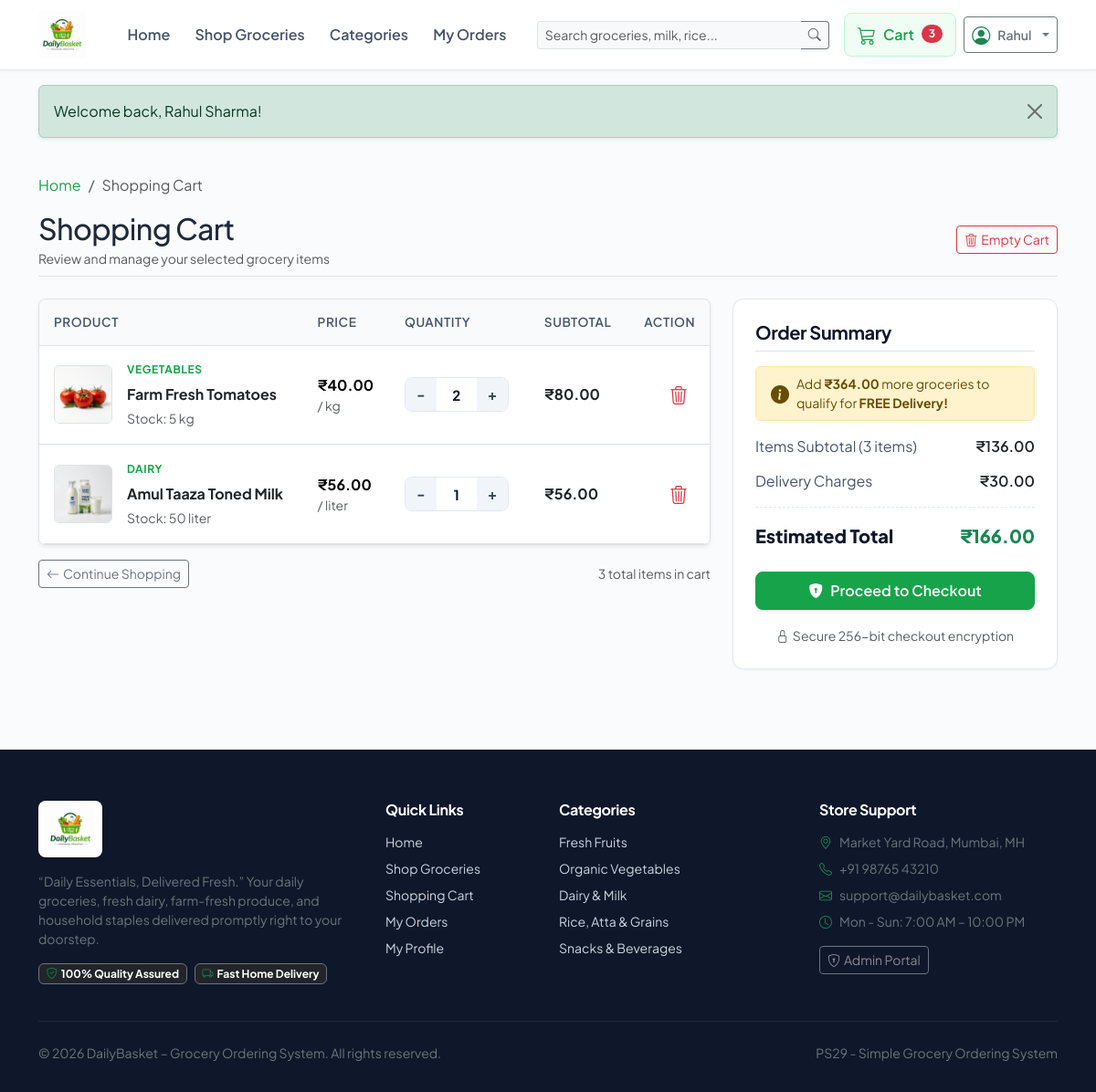
Screenshot of /cart.php (signed in) with the database file from the repository.
### tables this page shows
CREATE TABLE `cart` (
  `id` INT AUTO_INCREMENT PRIMARY KEY,
  `user_id` INT NOT NULL,
  `product_id` INT NOT NULL,
  `quantity` INT NOT NULL DEFAULT 1,
  `created_at` TIMESTAMP DEFAULT CURRENT_TIMESTAMP,
  `updated_at` TIMESTAMP DEFAULT CURRENT_TIMESTAMP ON UPDATE CURRENT_TIMESTAMP,
  UNIQUE KEY `unique_user_product` (`user_id`, `product_id`),
  FOREIGN KEY (`user_id`) REFERENCES `users` (`id`) ON DELETE CASCADE,
  FOREIGN KEY (`product_id`) REFERENCES `products` (`id`) ON DELETE CASCADE
);

CREATE TABLE `products` (
  `id` INT AUTO_INCREMENT PRIMARY KEY,
  `category_id` INT NOT NULL,
  `name` VARCHAR(150) NOT NULL,
  `description` TEXT NULL,
  `price` DECIMAL(10,2) NOT NULL,
  `stock` INT NOT NULL DEFAULT 0,
  `unit` VARCHAR(50) NOT NULL DEFAULT 'kg',
  `image` VARCHAR(255) NULL,
  `status` ENUM('active', 'inactive', 'out_of_stock') DEFAULT 'active',
  `created_at` TIMESTAMP DEFAULT CURRENT_TIMESTAMP,
  `updated_at` TIMESTAMP DEFAULT CURRENT_TIMESTAMP ON UPDATE CURRENT_TIMESTAMP,
  FOREIGN KEY (`category_id`) REFERENCES `categories` (`id`) ON DELETE CASCADE
);

CREATE TABLE `categories` (
  `id` INT AUTO_INCREMENT PRIMARY KEY,
  `name` VARCHAR(100) NOT NULL UNIQUE,
  `description` TEXT NULL,
  `image` VARCHAR(255) NULL,
  `created_at` TIMESTAMP DEFAULT CURRENT_TIMESTAMP
);

### includes/functions.php (called while the page is built, shortened)
<?php
function escape(?string $str): string {
    return htmlspecialchars($str ?? '', ENT_QUOTES, 'UTF-8');
}
function formatPrice(float|int|string $amount): string {
    return '₹' . number_format((float)$amount, 2);
}
function baseUrl(string $path = ''): string {
    $cleanPath = ltrim($path, '/');
    return '/freshcart/' . $cleanPath;
}
function getProductImageUrl(?string $image): string {
    $clean = ltrim($image, '/');
    $localFile = __DIR__ . '/../' . $clean;
    if (file_exists($localFile)) {
        return baseUrl($clean) . '?v=' . filemtime($localFile);
    }
    return baseUrl('assets/images/products/placeholder.jpg');
}
function isLoggedIn(): bool {
    return isset($_SESSION['user']);
}
function getCartItems(): array {
    $db = getDB();
    if (isLoggedIn()) {
        $userId = (int)$_SESSION['user']['id'];
        $stmt = $db->prepare("
            SELECT
                c.id AS cart_id,
                c.user_id,
                c.product_id,
                c.quantity,
                p.name AS product_name,
                p.price,
                p.stock,
                p.unit,
                p.image,
                p.status AS product_status,
                cat.name AS category_name,
                (c.quantity * p.price) AS subtotal
            FROM cart c
            JOIN products p ON c.product_id = p.id
            JOIN categories cat ON p.category_id = cat.id
            WHERE c.user_id = ?
            ORDER BY c.created_at DESC
        ");
        $stmt->execute([$userId]);
        return $stmt->fetchAll();
    }
}
function getCartSummary(): array {
    $items = getCartItems();
    $subtotal = 0.00;
    $totalQty = 0;
    foreach ($items as $item) {
        $subtotal += (float)$item['subtotal'];
        $totalQty += (int)$item['quantity'];
    }
    if ($subtotal === 0.00 || empty($items)) {
        $deliveryCharge = 0.00;
    } elseif ($subtotal >= FREE_DELIVERY_THRESHOLD) {
        $deliveryCharge = 0.00;
    } else {
        $deliveryCharge = FLAT_DELIVERY_CHARGE;
    }
    $finalTotal = $subtotal + $deliveryCharge;
    return [
        'subtotal'        => $subtotal,
        'delivery_charge' => $deliveryCharge,
        'final_total'     => $finalTotal,
        'total_qty'       => $totalQty,
        'item_count'      => count($items),
        'is_free_delivery'=> ($subtotal >= FREE_DELIVERY_THRESHOLD && $subtotal > 0),
        'amount_for_free' => max(0, FREE_DELIVERY_THRESHOLD - $subtotal),
    ];
}

### cart.php (the view, shortened to what this page needs)
<?php
require_once __DIR__ . '/includes/header.php';
$cartItems = getCartItems();
$summary   = getCartSummary();
?>
<div class="container py-4">
    <nav aria-label="breadcrumb">
        <ol class="breadcrumb small">
            <li class="breadcrumb-item"><a href="<?= baseUrl('index.php') ?>">Home</a></li>
            <li class="breadcrumb-item active" aria-current="page">Shopping Cart</li>
        </ol>
    </nav>
    <div class="d-flex justify-content-between align-items-center mb-4 pb-2 border-bottom">
        <div>
            <h1 class="h2 mb-1">Shopping Cart</h1>
            <p class="text-muted small mb-0">Review and manage your selected grocery items</p>
        </div>
        <?php if (!empty($cartItems)): ?>
            <form action="<?= baseUrl('cart-action.php') ?>" method="POST">
                <button type="submit" class="btn btn-sm btn-outline-danger" data-confirm="Are you sure you want to empty your entire cart?">
                    <i class="bi bi-trash3 me-1"></i>Empty Cart
                </button>
            </form>
        <?php endif; ?>
    </div>
    <?php if (empty($cartItems)): ?>
        <div class="fc-empty-state bg-white border rounded-3 shadow-sm my-4 py-5">
            <div class="rounded-circle bg-light p-4 d-inline-flex align-items-center justify-content-center mb-3" style="width: 120px; height: 120px;">
                <i class="bi bi-cart-x text-muted" style="font-size: 3.5rem;"></i>
            </div>
            <h3 class="fw-bold mb-2">Your cart is empty.</h3>
            <p class="text-muted max-w-500 mx-auto mb-4">
                Looks like you haven't added any fresh groceries to your basket yet. Explore our fresh fruits, vegetables, dairy, and pantry items today!
            </p>
            <a href="<?= baseUrl('shop.php') ?>" class="btn btn-primary btn-lg px-4 shadow-sm">
                <i class="bi bi-basket me-2"></i>Start Shopping
            </a>
        </div>
    <?php else: ?>
        <div class="row g-4">
            <div class="col-lg-8">
                <div class="card border rounded-3 shadow-sm bg-white overflow-hidden mb-3">
                    <div class="table-responsive">
                        <table class="table fc-cart-table align-middle mb-0">
                            <thead>
                                <tr>
                                    <th scope="col" style="min-width: 250px;">Product</th>
                                    <th scope="col">Price</th>
                                    <th scope="col" style="min-width: 150px;">Quantity</th>
                                    <th scope="col">Subtotal</th>
                                    <th scope="col" class="text-end">Action</th>
                                </tr>
                            </thead>
                            <tbody>
                                <?php foreach ($cartItems as $item): ?>
                                    <tr>
                                        <td>
                                            <div class="d-flex align-items-center gap-3">
                                                <img src="<?= getProductImageUrl($item['image']) ?>" alt="<?= escape($item['product_name']) ?>" class="rounded-2 border" style="width: 64px; height: 64px; object-fit: cover;">
                                                <div>
                                                    <span class="fc-category-tag d-block"><?= escape($item['category_name']) ?></span>
                                                    <a href="<?= baseUrl('product.php?id=' . $item['product_id']) ?>" class="fw-bold text-dark text-decoration-none">
                                                        <?= escape($item['product_name']) ?>
                                                    </a>
                                                    <div class="text-muted small mt-1">
                                                        Stock: <?= (int)$item['stock'] ?> <?= escape($item['unit']) ?>
                                                    </div>
                                                </div>
                                            </div>
                                        </td>
                                        <td>
                                            <span class="fw-bold"><?= formatPrice($item['price']) ?></span>
                                            <small class="text-muted d-block">/ <?= escape($item['unit']) ?></small>
                                        </td>
                                        <td>
                                            <form action="<?= baseUrl('cart-action.php') ?>" method="POST" class="d-flex align-items-center gap-1">
                                                <div class="fc-qty-group">
                                                    <button type="button" class="fc-qty-btn" data-action="dec">-</button>
                                                    <input type="number" name="quantity" class="fc-qty-input" value="<?= $item['quantity'] ?>" min="1" max="<?= $item['stock'] ?>" onchange="this.form.submit()">
                                                    <button type="button" class="fc-qty-btn" data-action="inc">+</button>
                                                </div>
                                            </form>
                                        </td>
                                        <td>
                                            <span class="fw-bolder text-dark fs-6"><?= formatPrice($item['subtotal']) ?></span>
                                        </td>
                                        <td class="text-end">
                                            <form action="<?= baseUrl('cart-action.php') ?>" method="POST" class="d-inline">
                                                <button type="submit" class="btn btn-sm btn-outline-danger border-0" title="Remove item" data-confirm="Remove <?= escape($item['product_name']) ?> from cart?">
                                                    <i class="bi bi-trash3 fs-5"></i>
                                                </button>
                                            </form>
                                        </td>
                                    </tr>
                                <?php endforeach; ?>
                            </tbody>
                        </table>
                    </div>
                </div>
                <div class="d-flex justify-content-between align-items-center">
                    <a href="<?= baseUrl('shop.php') ?>" class="btn btn-outline-secondary btn-sm">
                        <i class="bi bi-arrow-left me-1"></i>Continue Shopping
                    </a>
                    <span class="text-muted small"><?= $summary['total_qty'] ?> total items in cart</span>
                </div>
            </div>
            <div class="col-lg-4">
                <div class="fc-summary-box">
                    <h5 class="fw-bold mb-3 pb-2 border-bottom">Order Summary</h5>
                    <?php if (!$summary['is_free_delivery']): ?>
                        <div class="alert alert-warning py-2 px-3 small d-flex align-items-center gap-2 mb-3" role="alert">
                            <i class="bi bi-info-circle-fill fs-5"></i>
                            <div>
                                Add <strong><?= formatPrice($summary['amount_for_free']) ?></strong> more groceries to qualify for <strong>FREE Delivery!</strong>
                            </div>
                        </div>
                    <?php endif; ?>
                    <div class="fc-summary-item">
                        <span>Items Subtotal (<?= $summary['total_qty'] ?> items)</span>
                        <span class="fw-semibold text-dark"><?= formatPrice($summary['subtotal']) ?></span>
                    </div>
                    <div class="fc-summary-item">
                        <span>Delivery Charges</span>
                        <?php if ($summary['delivery_charge'] == 0): ?>
                            <span class="text-success fw-bold">FREE</span>
                        <?php else: ?>
                            <span class="fw-semibold text-dark"><?= formatPrice($summary['delivery_charge']) ?></span>
                        <?php endif; ?>
                    </div>
                    <div class="fc-summary-total">
                        <span>Estimated Total</span>
                        <span class="text-success"><?= formatPrice($summary['final_total']) ?></span>
                    </div>
                    <div class="mt-4">
                        <a href="<?= baseUrl('checkout.php') ?>" class="btn btn-primary w-100 py-2 d-flex align-items-center justify-content-center gap-2 shadow-sm">
                            <i class="bi bi-shield-lock-fill"></i>
                            <span>Proceed to Checkout</span>
                        </a>
                    </div>
                    <div class="text-center mt-3">
                        <small class="text-muted"><i class="bi bi-lock me-1"></i>Secure 256-bit checkout encryption</small>
                    </div>
                </div>
            </div>
        </div>
    <?php endif; ?>
</div>
<?php require_once __DIR__ . '/includes/footer.php'; ?>

### assets/css/style.css (style rules this page uses)
:root { --fc-primary: #16a34a; --fc-primary-hover: #15803d; --fc-primary-light: #f0fdf4; --fc-primary-border: #bbf7d0; --fc-accent: #f59e0b; --fc-dark: #0f172a; --fc-muted: #64748b; --fc-bg-light: #f8fafc; --fc-card-bg: #ffffff; --fc-border: #e2e8f0; --fc-radius: 12px; --fc-radius-sm: 8px; --fc-shadow-sm: 0 1px 3px rgba(0,0,0,0.05); --fc-shadow: 0 4px 20px -2px rgba(0,0,0,0.07); --fc-shadow-hover: 0 12px 30px -4px rgba(22, 163, 74, 0.15); }
body { font-family: 'Plus Jakarta Sans', system-ui, -apple-system, "Segoe UI", Roboto, sans-serif; color: #1e293b; background-color: #fafbfc; min-height: 100vh; display: flex; flex-direction: column; }
h1, h2, h3, h4, h5, h6 { font-weight: 700; color: var(--fc-dark); letter-spacing: -0.02em; }
a { text-decoration: none; color: var(--fc-primary); transition: all 0.2s ease; }
.btn-primary { background-color: var(--fc-primary); border-color: var(--fc-primary); color: #ffffff; font-weight: 600; border-radius: var(--fc-radius-sm); padding: 0.6rem 1.25rem; transition: all 0.2s ease; }
.fc-category-tag { font-size: 0.75rem; font-weight: 700; text-transform: uppercase; letter-spacing: 0.05em; color: var(--fc-primary); margin-bottom: 0.35rem; }
.fc-qty-group { display: inline-flex; align-items: center; border: 1px solid var(--fc-border); border-radius: var(--fc-radius-sm); overflow: hidden; background: #ffffff; }
.fc-qty-btn { border: none; background: #f1f5f9; width: 34px; height: 36px; font-size: 1rem; font-weight: 700; cursor: pointer; display: flex; align-items: center; justify-content: center; color: #334155; transition: background 0.15s ease; }
.fc-qty-input { width: 44px; height: 36px; border: none; text-align: center; font-weight: 700; font-size: 0.95rem; color: var(--fc-dark); }
.fc-cart-table th { background-color: #f8fafc; color: #475569; font-weight: 600; font-size: 0.85rem; text-transform: uppercase; letter-spacing: 0.04em; padding: 0.9rem 1rem; }
.fc-cart-table td { padding: 1.1rem 1rem; vertical-align: middle; }
.fc-summary-box { background: #ffffff; border: 1px solid var(--fc-border); border-radius: var(--fc-radius); padding: 1.5rem; box-shadow: var(--fc-shadow-sm); }
.fc-summary-item { display: flex; justify-content: space-between; margin-bottom: 0.85rem; color: #475569; }
.fc-summary-total { display: flex; justify-content: space-between; font-size: 1.25rem; font-weight: 800; color: var(--fc-dark); border-top: 1px dashed var(--fc-border); padding-top: 1rem; margin-top: 1rem; }

### rows the page displays
cart: product.image (picture), categories.name "VEGETABLES", product.name "Farm Fresh Tomatoes", product.stock "5", product.unit "kg", product.price "₹40.00", quantity "2", subtotal "₹80.00"
cart: product.image (picture), categories.name "DAIRY", product.name "Amul Taaza Toned Milk", product.stock "50", product.unit "liter", product.price "₹56.00", quantity "1", subtotal "₹56.00"

### other values shown
$cartCount "3"
explode(' ', $user['name'])[0] "Rahul"
$msg['message'] "Welcome back, Rahul Sharma!"
$summary['total_qty'] "3"
formatPrice($summary['amount_for_free']) "₹364.00"
formatPrice($summary['subtotal']) "₹136.00"
formatPrice($summary['delivery_charge']) "₹30.00"
formatPrice($summary['final_total']) "₹166.00"
